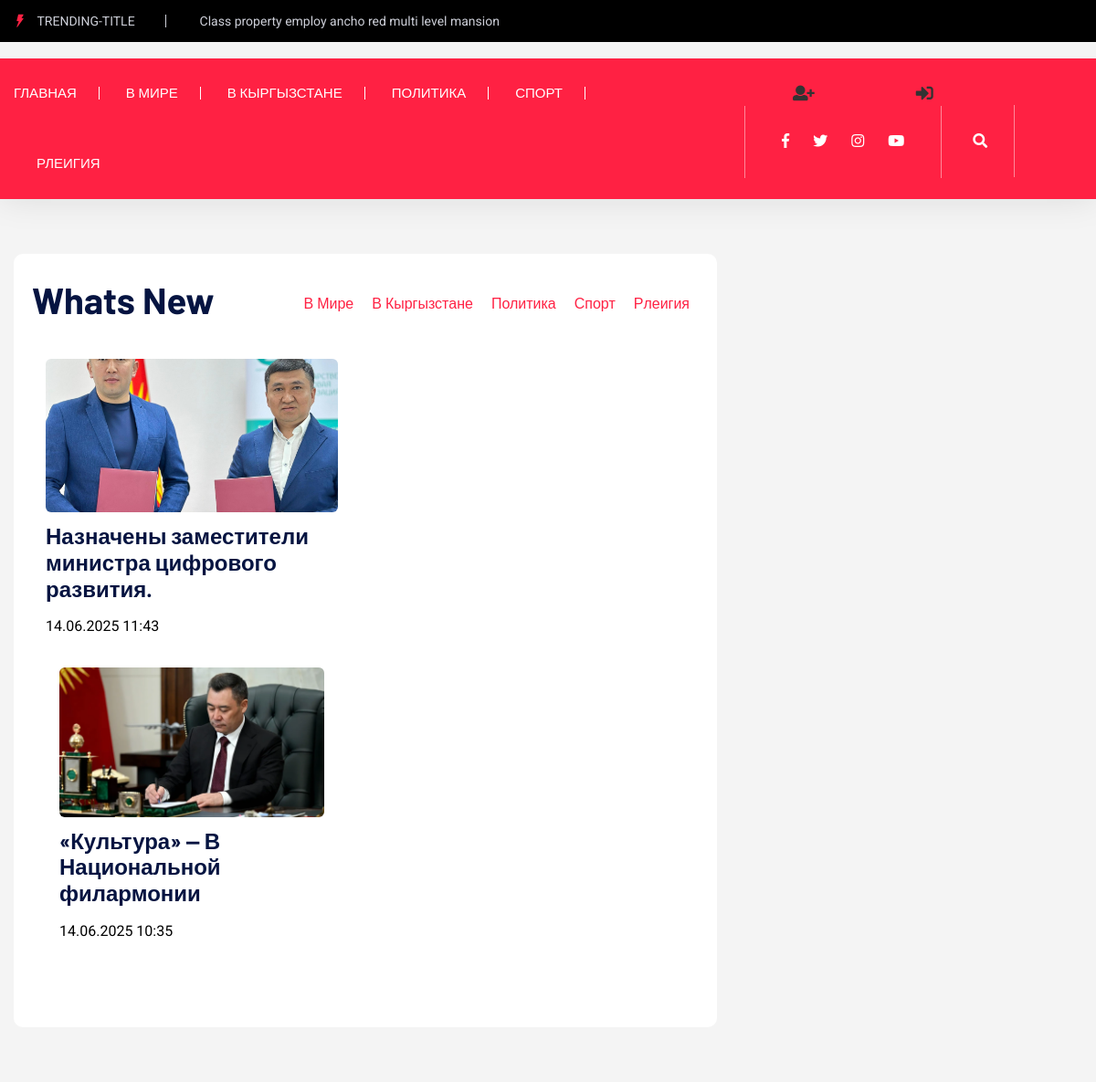
Page /category/v-kyrgyzstane/ on the committed database.
### main/models.py (models this page shows, shortened)
class Category(models.Model):
    name = models.CharField(max_length=100)
    slug = models.SlugField(unique=True, blank=True)

class News(models.Model):
    title = models.CharField(max_length=255, verbose_name='Заголовок')
    slug = models.SlugField(unique=True, blank=True, verbose_name='URL')
    content = models.TextField(max_length=1400, verbose_name='Контент')
    image = models.ImageField(upload_to='news/', blank=True, null=True, verbose_name='Изображение')
    published_date = models.DateTimeField(auto_now_add=True)
    category = models.ForeignKey(Category, on_delete=models.CASCADE)

### main/views.py (the view)
# urls.py: path('category/<slug:slug>/', views.category_view, name='category'),
def category_view(request, slug):
    categories = Category.objects.all()
    category = get_object_or_404(Category, slug=slug)
    news_list = News.objects.filter(
    category=category,
    slug__isnull=False).exclude(slug='').order_by('-published_date')
    return render(request, 'main/category.html', {'category': category, 'news_list': news_list, 'categories': categories})

### main/templates/main/category.html
{% extends 'main/base.html' %}
{% load static %}
{% block content %}
    <div class="about-area2 gray-bg pt-60 pb-60">
        <div class="container">
                <div class="row">
                <div class="col-lg-8">
                    <div class="whats-news-wrapper">
                            <div class="row justify-content-between align-items-end mb-15">
                                <div class="col-xl-4">
                                    <div class="section-tittle mb-30">
                                        <h3>Whats New</h3>
                                    </div>
                                </div>
                                <div class="col-xl-8 col-md-9">
                                    <div class="properties__button">
                                        <nav>
                                            <div class="nav nav-tabs" id="nav-tab" role="tablist">
                                                {% for cat in categories %}
                                                <a class="nav-item nav-link active" id="nav-home-tab" data-toggle="tab" href="{% url 'main:category' cat.slug %}" role="tab" aria-controls="nav-home" aria-selected="true">{{ cat.name }}</a>
                                                {% endfor %}
                                            </div>
                                        </nav>
                                    </div>
                                </div>
                            </div>
                            <div class="row">
                                <div class="col-12">
                                    <div class="tab-content" id="nav-tabContent">
                                        <div class="tab-pane fade show active" id="nav-home" role="tabpanel" aria-labelledby="nav-home-tab">
                                            <div class="row">
                                                <div class="col-xl-6 col-lg-6 col-md-6">
                                                    {% for news in news_list %}
                                                    <div class="whats-news-single mb-40 mb-40">
                                                        <div class="whates-img">
                                                            {% if news.image %}
                                                            <img src="{{ news.image.url }}" alt="">
                                                            {% endif %}
                                                        </div>
                                                        <div class="whates-caption whates-caption2">
                                                            <h4><a href="{% url 'main:news_detail' news.slug %}">{{ news.title }}</a></h4>
                                                            <p>{{ news.published_date|date:"d.m.Y H:i" }}</p>
                                                            <p><a href="{% url 'main:news_detail' news.slug %}">Подробно</a></p>
                                                        </div>
                                                        {% endfor %}
                                                    </div>
                                                </div>
                                    </div>
{% endblock %}

### main/templates/main/base.html (shortened to what this page needs)
{% load static %}
<!doctype html>
<html class="no-js" lang="zxx">
<head>
    <link rel="stylesheet" href="https://cdnjs.cloudflare.com/ajax/libs/font-awesome/5.15.4/css/all.min.css">
    <link rel="stylesheet" href="{% static 'assets/css/bootstrap.min.css' %}">
    <link rel="stylesheet" href="{% static 'assets/css/owl.carousel.min.css' %}">
    <link rel="stylesheet" href="{% static 'assets/css/ticker-style.css' %}">
    <link rel="stylesheet" href="{% static 'assets/css/flaticon.css' %}">
    <link rel="stylesheet" href="{% static 'assets/css/slicknav.css' %}">
    <link rel="stylesheet" href="{% static 'assets/css/animate.min.css' %}">
    <link rel="stylesheet" href="{% static 'assets/css/magnific-popup.css' %}">
    <link rel="stylesheet" href="{% static 'assets/css/fontawesome-all.min.css' %}">
    <link rel="stylesheet" href="{% static 'assets/css/themify-icons.css' %}">
    <link rel="stylesheet" href="{% static 'assets/css/slick.css' %}">
    <link rel="stylesheet" href="{% static 'assets/css/nice-select.css' %}">
    <link rel="stylesheet" href="{% static 'assets/css/style.css' %}">
    <link rel="stylesheet" href="{% static 'assets/css/style.css' %}" href="https://cdnjs.cloudflare.com/ajax/libs/font-awesome/6.4.0/css/all.min.css">
</head>
<body>
    <div class="header-area">
        <div class="main-header">
            <div class="header-top black-bg d-none d-sm-block">
                <div class="container">
                    <div class="col-xl-12">
                        <div class="row d-flex justify-content-between align-items-center">
                            <div class="header-info-left">
                                <ul>
                                    <li class="title"><span class="flaticon-energy"></span> trending-title</li>
                                    <li>Class property employ ancho red multi level mansion</li>
                                </ul>
                            </div>
                        </div>
                    </div>
                </div>
            </div>
            <div class="header-mid gray-bg">
            </div>
            <div class="header-bottom header-sticky">
                <div class="container">
                    <div class="row align-items-center">
                        <div class="col-xl-8 col-lg-8 col-md-12 header-flex">
                            <div class="main-menu d-none d-md-block">
                                <nav>
                                    <ul>
                                        <li><a href="{% url 'main:index' %}">Главная</a></li>
                                        {% for cat in categories %}
                                        <li><a href="{% url 'main:category' cat.slug %}">{{ cat.name }}</a></li>
                                        {% endfor %}
                                    </ul>
                                </nav>
                            </div>
                        </div>
                        <div class="col-xl-4 col-lg-4 col-md-4">
                            <div class="header-right f-right d-none d-lg-block">
                                <div class="auth-buttons" style="display: inline-block; margin-right: 15px;">
    {% if user.is_authenticated %}
        <a href="{% url 'main:create_news' %}" class="btn btn-icon" title="Создать">
            <i class="fas fa-plus-circle"></i>
        </a>
        <a href="{% url 'user_app:logout' %}" class="btn btn-outline-light bg-danger text-white" title="Выход" style="padding: 6px 12px; border-radius: 5px;">
            <i class="fas fa-sign-out-alt me-1"></i> Выйти
        </a>
    {% else %}
        <a href="{% url 'user_app:register' %}" class="btn btn-icon" title="Регистрация">
            <i class="fas fa-user-plus"></i>
        </a>
        <a href="{% url 'user_app:login' %}" class="btn btn-icon" title="Вход">
            <i class="fas fa-sign-in-alt"></i>
        </a>
    {% endif %}
</div>
                                <ul class="header-social">
                                    <li><a href="https://www.fb.com/sai4ull"><i class="fab fa-facebook-f"></i></a></li>
                                    <li><a href="#"><i class="fab fa-twitter"></i></a></li>
                                    <li><a href="#"><i class="fab fa-instagram"></i></a></li>
                                    <li><a href="#"><i class="fab fa-youtube"></i></a></li>
                                </ul>
                                <div class="nav-search search-switch">
                                    <i class="fa fa-search"></i>
                                </div>
                            </div>
                        </div>
                        <div class="col-12">
                        </div>
                    </div>
                </div>
            </div>
        </div>
    </div>
    <main>
        {% block content %}
        {% endblock %}
    </main>

### main/templates/main/base.html (style rules this page uses)
.btn-icon { color: #333; font-size: 19px; padding: 5px 50px; margin: 0 3px; transition: all 0.3s ease; }
.auth-buttons { display: inline-block; vertical-align: middle; }

### rows in the picture
Category: name "В МИРЕ", name "В Мире"
Category: name "В КЫРГЫЗСТАНЕ", name "В Кыргызстане"
Category: name "ПОЛИТИКА", name "Политика"
Category: name "СПОРТ", name "Спорт"
Category: name "РЛЕИГИЯ", name "Рлеигия"
News: image (picture), title "Назначены заместители министра цифрового развития.", published_date "14.06.2025 11:43"
News: image (picture), title "«Культура» — В Национальной филармонии", published_date "14.06.2025 10:35"
